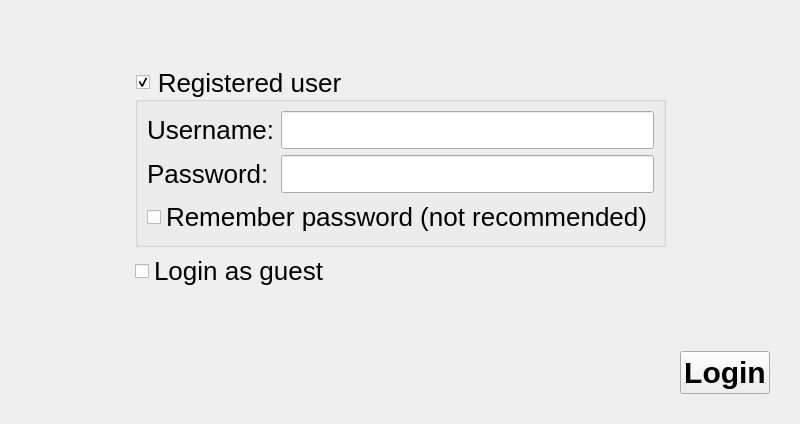
<?xml version="1.0" encoding="UTF-8"?>
<ui version="4.0">
 <class>internetGameLoginDialog</class>
 <widget class="QDialog" name="internetGameLoginDialog">
  <property name="geometry">
   <rect>
    <x>0</x>
    <y>0</y>
    <width>800</width>
    <height>424</height>
   </rect>
  </property>
  <property name="sizePolicy">
   <sizepolicy hsizetype="MinimumExpanding" vsizetype="MinimumExpanding">
    <horstretch>0</horstretch>
    <verstretch>0</verstretch>
   </sizepolicy>
  </property>
  <property name="minimumSize">
   <size>
    <width>800</width>
    <height>424</height>
   </size>
  </property>
  <property name="windowTitle">
   <string>Internet Game Login</string>
  </property>
  <property name="styleSheet">
   <string notr="true">QObject{font: 26px}</string>
  </property>
  <layout class="QGridLayout" name="gridLayout_2">
   <property name="leftMargin">
    <number>30</number>
   </property>
   <property name="topMargin">
    <number>10</number>
   </property>
   <property name="rightMargin">
    <number>30</number>
   </property>
   <property name="bottomMargin">
    <number>30</number>
   </property>
   <item row="1" column="1">
    <widget class="QGroupBox" name="groupBox_reguser">
     <property name="styleSheet">
      <string notr="true"/>
     </property>
     <property name="title">
      <string>Registered user</string>
     </property>
     <property name="checkable">
      <bool>true</bool>
     </property>
     <layout class="QGridLayout" name="gridLayout">
      <item row="0" column="0">
       <widget class="QLabel" name="label">
        <property name="text">
         <string>Username:</string>
        </property>
        <property name="buddy">
         <cstring>lineEdit_username</cstring>
        </property>
       </widget>
      </item>
      <item row="0" column="1">
       <widget class="QLineEdit" name="lineEdit_username">
        <property name="inputMethodHints">
         <set>Qt::ImhNoPredictiveText</set>
        </property>
       </widget>
      </item>
      <item row="1" column="0">
       <widget class="QLabel" name="label_2">
        <property name="text">
         <string>Password:</string>
        </property>
        <property name="buddy">
         <cstring>lineEdit_password</cstring>
        </property>
       </widget>
      </item>
      <item row="1" column="1">
       <widget class="QLineEdit" name="lineEdit_password">
        <property name="echoMode">
         <enum>QLineEdit::Password</enum>
        </property>
       </widget>
      </item>
      <item row="2" column="0" colspan="2">
       <widget class="QCheckBox" name="checkBox_rememberPassword">
        <property name="text">
         <string>Remember password (not recommended)</string>
        </property>
       </widget>
      </item>
     </layout>
    </widget>
   </item>
   <item row="2" column="1">
    <widget class="QCheckBox" name="checkBox_guest">
     <property name="text">
      <string>Login as guest</string>
     </property>
    </widget>
   </item>
   <item row="4" column="0" colspan="3">
    <layout class="QHBoxLayout" name="horizontalLayout">
     <item>
      <widget class="QLabel" name="label_createAnAccount">
       <property name="styleSheet">
        <string notr="true">font: bold 30px</string>
       </property>
       <property name="openExternalLinks">
        <bool>true</bool>
       </property>
      </widget>
     </item>
     <item>
      <spacer name="horizontalSpacer">
       <property name="orientation">
        <enum>Qt::Horizontal</enum>
       </property>
       <property name="sizeHint" stdset="0">
        <size>
         <width>40</width>
         <height>20</height>
        </size>
       </property>
      </spacer>
     </item>
     <item>
      <widget class="QPushButton" name="pushButton_login">
       <property name="styleSheet">
        <string notr="true">QObject {font: bold 30px}</string>
       </property>
       <property name="text">
        <string>Login</string>
       </property>
       <property name="autoDefault">
        <bool>false</bool>
       </property>
      </widget>
     </item>
    </layout>
   </item>
   <item row="1" column="0">
    <spacer name="horizontalSpacer_2">
     <property name="orientation">
      <enum>Qt::Horizontal</enum>
     </property>
     <property name="sizeHint" stdset="0">
      <size>
       <width>40</width>
       <height>20</height>
      </size>
     </property>
    </spacer>
   </item>
   <item row="1" column="2">
    <spacer name="horizontalSpacer_3">
     <property name="orientation">
      <enum>Qt::Horizontal</enum>
     </property>
     <property name="sizeHint" stdset="0">
      <size>
       <width>40</width>
       <height>20</height>
      </size>
     </property>
    </spacer>
   </item>
   <item row="3" column="1">
    <spacer name="verticalSpacer">
     <property name="orientation">
      <enum>Qt::Vertical</enum>
     </property>
     <property name="sizeHint" stdset="0">
      <size>
       <width>20</width>
       <height>40</height>
      </size>
     </property>
    </spacer>
   </item>
   <item row="0" column="1">
    <spacer name="verticalSpacer_3">
     <property name="orientation">
      <enum>Qt::Vertical</enum>
     </property>
     <property name="sizeHint" stdset="0">
      <size>
       <width>20</width>
       <height>40</height>
      </size>
     </property>
    </spacer>
   </item>
  </layout>
 </widget>
 <tabstops>
  <tabstop>groupBox_reguser</tabstop>
  <tabstop>lineEdit_username</tabstop>
  <tabstop>lineEdit_password</tabstop>
  <tabstop>checkBox_rememberPassword</tabstop>
  <tabstop>checkBox_guest</tabstop>
  <tabstop>pushButton_login</tabstop>
 </tabstops>
 <resources/>
 <connections>
  <connection>
   <sender>pushButton_login</sender>
   <signal>clicked()</signal>
   <receiver>internetGameLoginDialog</receiver>
   <slot>accept()</slot>
   <hints>
    <hint type="sourcelabel">
     <x>176</x>
     <y>180</y>
    </hint>
    <hint type="destinationlabel">
     <x>284</x>
     <y>216</y>
    </hint>
   </hints>
  </connection>
 </connections>
</ui>
